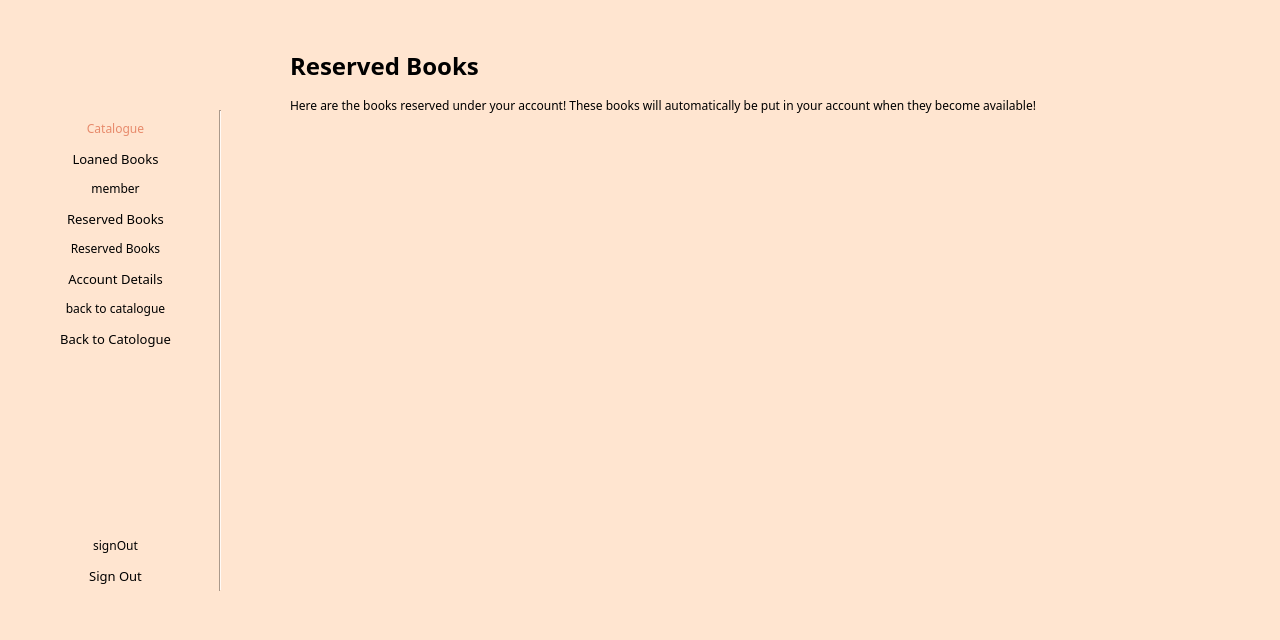
<?xml version="1.0" encoding="UTF-8"?>
<ui version="4.0">
 <class>memberViewReserves</class>
 <widget class="QMainWindow" name="memberViewReserves">
  <property name="geometry">
   <rect>
    <x>0</x>
    <y>0</y>
    <width>1280</width>
    <height>640</height>
   </rect>
  </property>
  <property name="windowTitle">
   <string>MainWindow</string>
  </property>
  <widget class="QWidget" name="centralwidget">
   <property name="styleSheet">
    <string notr="true">QWidget{
	background: #FFE5D0;
	font-family: Montserrat;
}

QLineEdit {
	border: 1px solid;
	border-radius: 15px;
	border-color: #e5e5e5;
	background-color: palette(base);
	padding: 0px 5px;
	font-size: 13px;
}

QPushButton {
	border-radius: 15px; 
	font-size: 13px;
	height: 31px; 
}</string>
   </property>
   <widget class="QLabel" name="pageTitle">
    <property name="geometry">
     <rect>
      <x>290</x>
      <y>40</y>
      <width>331</width>
      <height>51</height>
     </rect>
    </property>
    <property name="styleSheet">
     <string notr="true">QLabel{
	font-size: 24px;
	font-weight: bold;
}</string>
    </property>
    <property name="text">
     <string>Reserved Books</string>
    </property>
   </widget>
   <widget class="QWidget" name="layoutWidget">
    <property name="geometry">
     <rect>
      <x>20</x>
      <y>120</y>
      <width>191</width>
      <height>471</height>
     </rect>
    </property>
    <layout class="QVBoxLayout" name="verticalLayout_11">
     <item>
      <widget class="QLabel" name="loanedBooksIcon">
       <property name="styleSheet">
        <string notr="true">QLabel{
	color: rgb(231, 138, 107);
}</string>
       </property>
       <property name="text">
        <string>Catalogue</string>
       </property>
       <property name="alignment">
        <set>Qt::AlignCenter</set>
       </property>
      </widget>
     </item>
     <item>
      <widget class="QPushButton" name="loanedBooksBtn">
       <property name="styleSheet">
        <string notr="true">QPushButton{
	border-radius:15px;
	font: 14px &quot;Montserrat&quot;;
}

QPushButton:hover {
	text-decoration: underline;
}</string>
       </property>
       <property name="text">
        <string>Loaned Books</string>
       </property>
      </widget>
     </item>
     <item>
      <widget class="QLabel" name="reservedBooksIcon">
       <property name="text">
        <string>member</string>
       </property>
       <property name="alignment">
        <set>Qt::AlignCenter</set>
       </property>
      </widget>
     </item>
     <item>
      <widget class="QPushButton" name="reservedBooksBtn">
       <property name="styleSheet">
        <string notr="true">QPushButton{
	border-radius:15px;
	font: 14px &quot;Montserrat&quot;;
}

QPushButton:hover {
	text-decoration: underline;
}</string>
       </property>
       <property name="text">
        <string>Reserved Books</string>
       </property>
      </widget>
     </item>
     <item>
      <widget class="QLabel" name="editAccountIcon">
       <property name="text">
        <string>Reserved Books</string>
       </property>
       <property name="alignment">
        <set>Qt::AlignCenter</set>
       </property>
      </widget>
     </item>
     <item>
      <widget class="QPushButton" name="editAccountBtn">
       <property name="styleSheet">
        <string notr="true">QPushButton{
	border-radius:15px;
	font: 14px &quot;Montserrat&quot;;
}

QPushButton:hover {
	text-decoration: underline;
}</string>
       </property>
       <property name="text">
        <string>Account Details</string>
       </property>
      </widget>
     </item>
     <item>
      <widget class="QLabel" name="bcktoCatologueIcon">
       <property name="text">
        <string>back to catalogue</string>
       </property>
       <property name="alignment">
        <set>Qt::AlignCenter</set>
       </property>
      </widget>
     </item>
     <item>
      <widget class="QPushButton" name="bcktoCatologueBtn">
       <property name="styleSheet">
        <string notr="true">QPushButton{
	border-radius:15px;
	font: 14px &quot;Montserrat&quot;;
}

QPushButton:hover {
	text-decoration: underline;
}</string>
       </property>
       <property name="text">
        <string>Back to Catologue</string>
       </property>
      </widget>
     </item>
     <item>
      <spacer name="verticalSpacer_4">
       <property name="orientation">
        <enum>Qt::Vertical</enum>
       </property>
       <property name="sizeHint" stdset="0">
        <size>
         <width>20</width>
         <height>40</height>
        </size>
       </property>
      </spacer>
     </item>
     <item>
      <widget class="QLabel" name="signoutIcon">
       <property name="text">
        <string>signOut</string>
       </property>
       <property name="alignment">
        <set>Qt::AlignCenter</set>
       </property>
      </widget>
     </item>
     <item>
      <widget class="QPushButton" name="signoutBtn">
       <property name="styleSheet">
        <string notr="true">QPushButton{
	border-radius:15px;
	font: 14px &quot;Montserrat&quot;;
}

QPushButton:hover {
	text-decoration: underline;
}</string>
       </property>
       <property name="text">
        <string>Sign Out</string>
       </property>
      </widget>
     </item>
    </layout>
   </widget>
   <widget class="QLabel" name="pageDesc">
    <property name="geometry">
     <rect>
      <x>290</x>
      <y>80</y>
      <width>971</width>
      <height>51</height>
     </rect>
    </property>
    <property name="text">
     <string>Here are the books reserved under your account! These books will automatically be put in your account when they become available!</string>
    </property>
   </widget>
   <widget class="QLabel" name="logoImage">
    <property name="geometry">
     <rect>
      <x>10</x>
      <y>20</y>
      <width>221</width>
      <height>71</height>
     </rect>
    </property>
    <property name="text">
     <string/>
    </property>
    <property name="pixmap">
     <pixmap resource="resources.qrc">:/resources/images/bblLogo.png</pixmap>
    </property>
   </widget>
   <widget class="QScrollArea" name="scrollArea">
    <property name="geometry">
     <rect>
      <x>220</x>
      <y>120</y>
      <width>1051</width>
      <height>511</height>
     </rect>
    </property>
    <property name="styleSheet">
     <string notr="true">QScrollArea {
	border: none;
}
</string>
    </property>
    <property name="widgetResizable">
     <bool>true</bool>
    </property>
    <widget class="QWidget" name="scrollAreaWidgetContents_2">
     <property name="geometry">
      <rect>
       <x>0</x>
       <y>0</y>
       <width>1051</width>
       <height>511</height>
      </rect>
     </property>
     <property name="styleSheet">
      <string notr="true">QWidget {
	background-color: #FFE5D0;
	/*border: none;*/
}

QGridLayout {
	/*border: none;*/
}

QPushButton {
	margin-right: 10px; 
	height: 31px; 
	/*max-width: 100px; */
}
</string>
     </property>
     <layout class="QHBoxLayout" name="horizontalLayout_2">
      <item>
       <layout class="QGridLayout" name="gridLayout_4"/>
      </item>
     </layout>
    </widget>
   </widget>
   <widget class="Line" name="line">
    <property name="geometry">
     <rect>
      <x>210</x>
      <y>110</y>
      <width>21</width>
      <height>481</height>
     </rect>
    </property>
    <property name="styleSheet">
     <string notr="true">Line{
	color:rgb(221, 46, 68);
}</string>
    </property>
    <property name="orientation">
     <enum>Qt::Vertical</enum>
    </property>
   </widget>
  </widget>
 </widget>
 <resources>
  <include location="resources.qrc"/>
 </resources>
 <connections/>
</ui>
